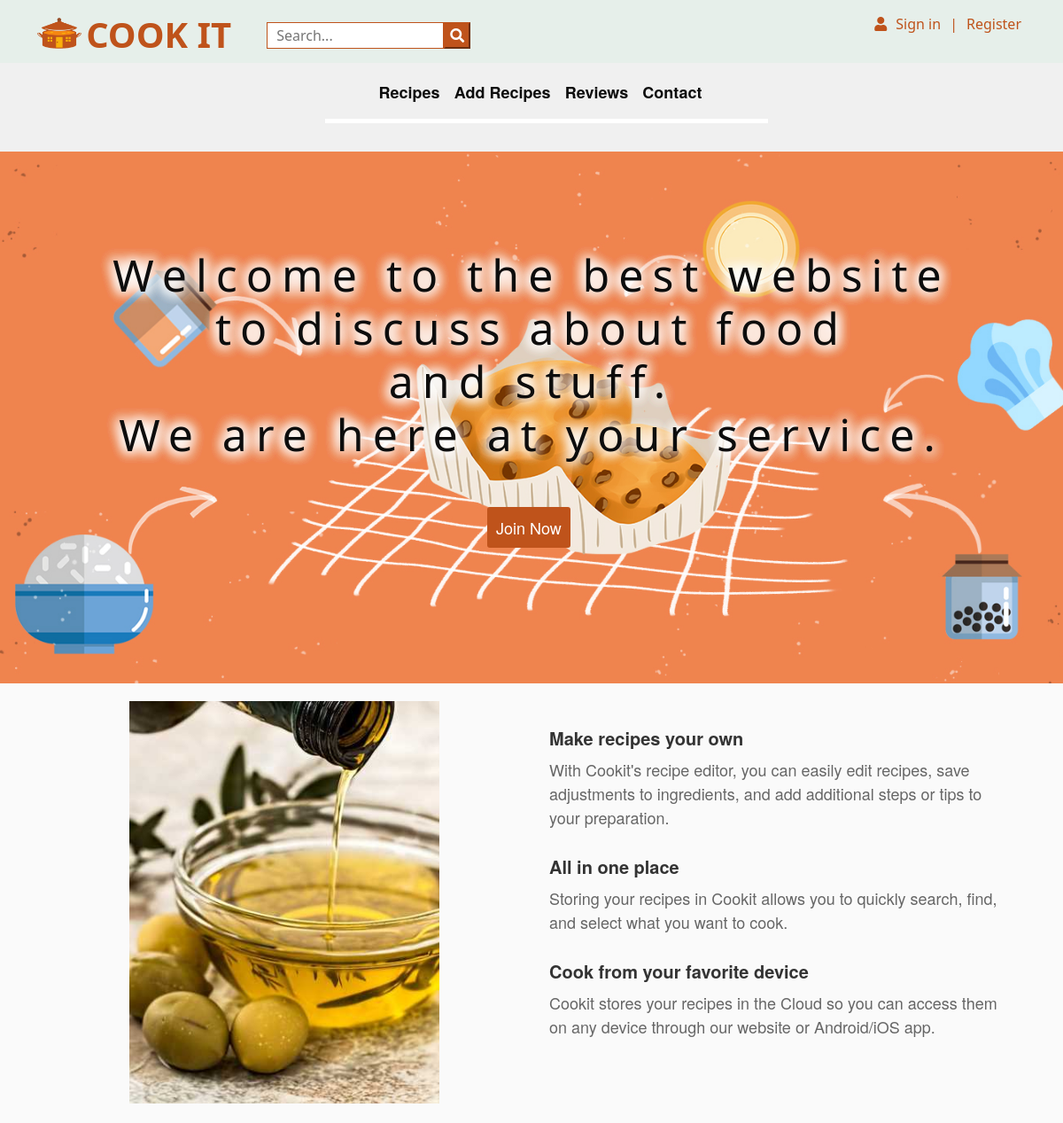
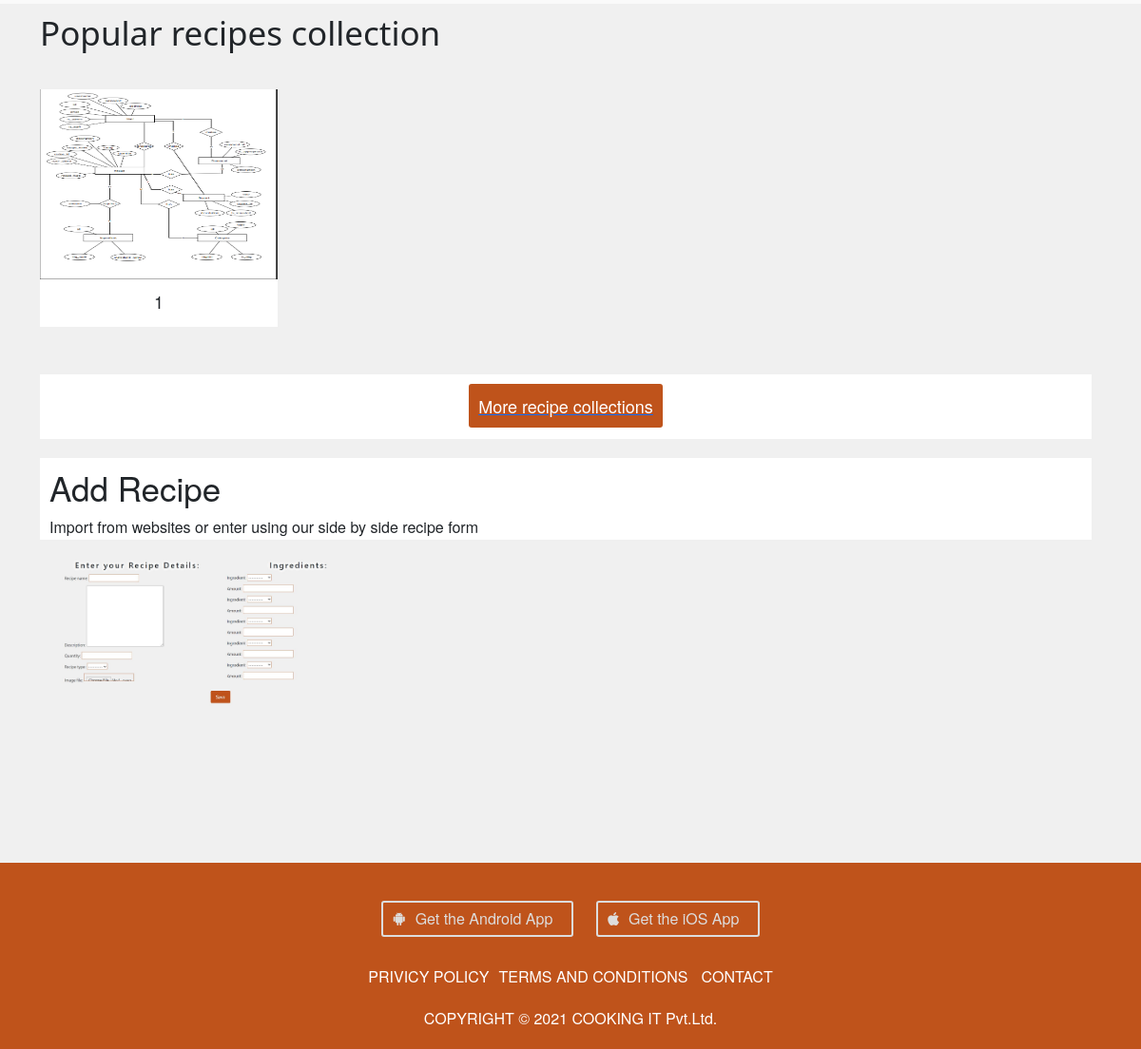
The page / on the database its author committed (2 pictures, top to bottom).
### app_recipe/models.py (models this page shows)
class Recipe(models.Model):
    recipe_name     = models.CharField(max_length= 100, blank = False, null= False)
    description     = models.TextField(blank= False, null= False)
    quantity        = models.CharField(max_length= 30, null=True, blank= True)
    date_added      = models.DateTimeField(auto_now_add= True, blank= False)
    recipe_type     = models.ForeignKey(Category,
                            blank= True, null= True,
                            on_delete = models.CASCADE
                            )
    created_by      = models.ForeignKey(
                    CustomUser,
                    on_delete=models.CASCADE
        )
    image_file      = models.ImageField(null = True, blank = True,default = 'image_default.png')
    def __str__(self):
        return f'{ self.recipe_name }'

### app_recipe/views.py (the view)
# urls.py: path('',index, name = 'index_page'),
def index(request):
    user = get_object_or_404(CustomUser,id = 2)
    recipe = Recipe.objects.filter(created_by= user)
    print(request.user, recipe)
    """ The function to render homepage of the app """
    return render(request, 'app_recipe/cookit1.html', {'recipes' : recipe})

### app_recipe/templates/app_recipe/cookit1.html (shortened to what this page needs)
{% extends 'app_recipe/base.html' %}
{% load static %}
{% block content %}
<div class="background-col">
    <div class="container">
        <div class="topnav">
            <ul>
                <span>
                    <li><a href="{% url 'app_recipe:all_recipes' %}">Recipes </a></li>
                </span>
                <span>
                    <li> <a href="{% url 'app_recipe:add_recipe' %}">Add Recipes</a></li>
                </span>
                <span>
                    <li> <a href="{% url 'app_recipe:reviews' %}">Reviews </a></li>
                </span>
                <span>
                    <li><a href="#">Contact</a></li>
                </span>
            </ul>
            <div class="line"></div>
        </div>
    </div>
</div>
<div class="showcase">
    <h2>
        <span> Welcome to the best website</span></br> <span> to discuss about food </span></br> <span> and
            stuff. </spam></br> </span>
        <span>We are here at your service.</span>
    </h2>
    </br>{% if not request.user.is_authenticated %}
    <a href="{% url 'app_recipe:login_view' %}">
        <div class="join">
            <span class="visible">
                <span class="inner">
                    Join Now
                </span>
            </span>
        </div>
    </a>
    {% endif %}
</div>
<div class="background">
    <div class="container">
        <div class="olive">
            <section id="about-info">
                <div class="info-left">
                    <img src="{% static 'app_recipe/images/olive-oil.jpg' %}" alt="Cookit">
                </div>
                <div class="info-right">
                    <h3>Make recipes your own</h3>
                    <span>With Cookit's recipe editor, you can easily edit recipes, save adjustments to ingredients,
                        and
                        add additional steps or tips to your preparation.</span>
                    <h3>All in one place</h3>
                    <span>
                        Storing your recipes in Cookit allows you to quickly search, find, and select what you want
                        to
                        cook.
                    </span>
                    <h3>Cook from your favorite device</h3>
                    <span>Cookit stores your recipes in the Cloud so you can access them on any device through our
                        website
                        or
                        Android/iOS app.<span>
                </div>
            </section>
        </div>
    </div>
</div>
<div class="background1">
    <div class="container">
        <div class="popular">
            <h3>Popular recipes collection </h3>
        </div>
        <div class="row">
            {% for recipe in recipes %}
			<div class="col-sm">
				<img class="pho" src="{{ recipe.image_file.url }}">
				<div class="col-sm">
					<div class="colm">
						<span>{{ recipe.id }}</span>
					</div>
				</div>
			</div>
			{% endfor %}
        </div>
    </div>
    <div class="container">
        <div class="wrapper">
            <a href="{% url 'app_recipe:all_recipes' %}">
                <span class="inner">
            <span class="visible">
                    More recipe collections
                </span>
            </span>
        </a>
        </div>
    </div>
    <div class="add-import">
        <div class="container">
            <div class="wrapper2">
                <span class="inner">
                    <h3>Add Recipe</h3><span>Import from websites or enter using our side by side recipe form</span>
                </span>
            </div>
        </div>
        <div class="container">
            <div class="addbox">
                <div class="info-left1">
                    <img src="{% static 'app_recipe/images/add1.jpg' %}" alt="add">
                </div>
            </div>
        </div>
    </div>
</div>
{% endblock %}

### app_recipe/templates/app_recipe/base.html (shortened to what this page needs)
{% load static %}
{% load crispy_forms_tags %}
<!DOCTYPE html>
<html>
<head>
	<link rel="stylesheet" type="text/css" href="{% static 'app_recipe/css/card.css' %}">
	<link rel="stylesheet" type="text/css" href="{% static 'app_recipe/css/cookit.css' %}">
	<link rel="stylesheet" href="https://use.fontawesome.com/releases/v5.7.1/css/all.css"
>
	<link href="https://cdn.jsdelivr.net/npm/bootstrap@5.0.0-beta2/dist/css/bootstrap.min.css" rel="stylesheet"
>
</head>
<body>
	<nav id="navbar">
		<div class="container">
			<img id="logo" src="{% static 'app_recipe/images/logo.png' %}">
			<h1 class="logo"> <a href="{% url 'app_recipe:index_page' %}"> COOK IT</a></h1>
			<ul>
				{% if not request.user.is_authenticated %}
				<li><a href="{% url 'app_recipe:login_view' %}" target="f3" class="login"><i class="fas fa-user"></i> </a>
				</li>
				<li><a href="{% url 'app_recipe:login_view' %}" class="login">Sign in </a>
				</li>
				<li>|</li>
				<li><a href="{% url 'app_recipe:user_registration' %}"  class="login">Register</a>
				</li>
				{% endif %}
			</ul>
			<div class="search">
				<form>
					<input type="text" placeholder="Search..." />
					<button type="Submit" name="Search" class="button"><i class="fas fa-search"></i> </button>
				</form>
			</div>
		</div>
	</nav>
	{% block content %}
	{% endblock %}
</body>
<footer id="main-footer">
	<div class="appbox">
		<div class="box1">
			<div class="button1">
				<div class="Icon">
					<i class="fab fa-android"></i>
				</div>Get the Android App
			</div>
		</div>
		<div class="button1">
			<div class="Icon">
				<i class="fab fa-apple"></i>
			</div>Get the iOS App
		</div>
	</div>
	<div class="foot-content">
		<span>PRIVICY POLICY</span><span>TERMS AND CONDITIONS</span> <span>CONTACT</span>
	</div>
	<div class="footer-rights">
		<span>COPYRIGHT &copy; 2021 COOKING IT Pvt.Ltd.</span>
	</div>
</footer>
</html>

### rows shown on the page
Recipe: image_file (picture), id "1"
